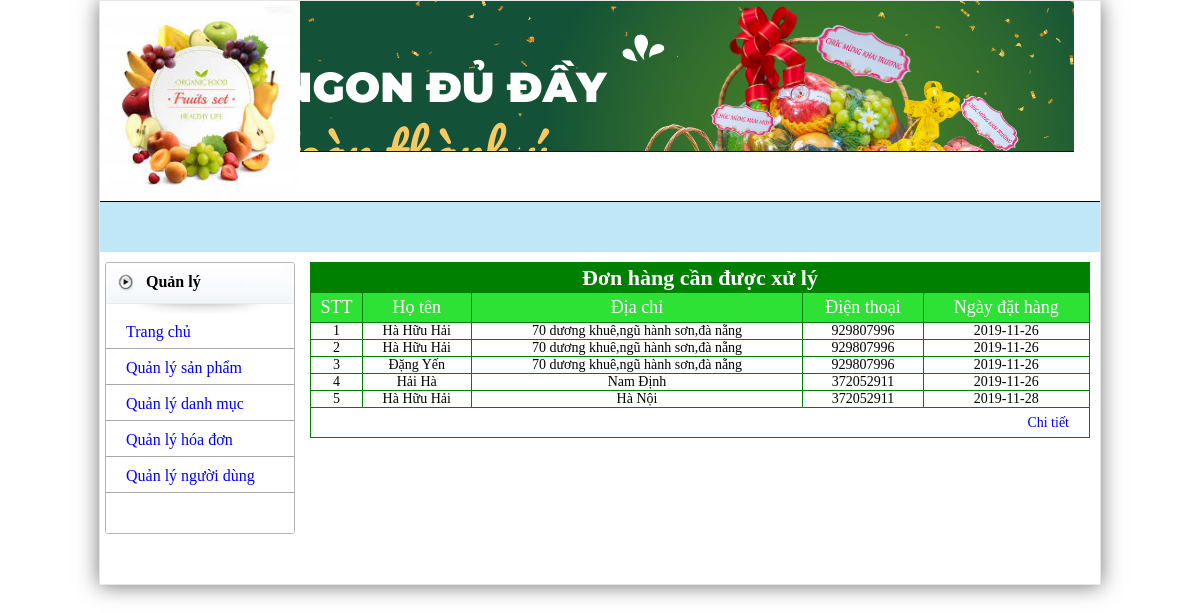
/admin/admin.php, run on the app's committed database.
### tables this page shows
CREATE TABLE `hoadon` (
  `mahd` int(11) NOT NULL,
  `idnd` int(11) DEFAULT NULL,
  `hoten` varchar(50) NOT NULL,
  `diachi` varchar(50) NOT NULL,
  `dienthoai` int(11) NOT NULL,
  `email` varchar(255) NOT NULL,
  `ngaydathang` date NOT NULL,
  `trangthai` int(11) NOT NULL
);

### admin/content_admin.php (the view, shortened to what this page needs)
<?php
if(isset($_GET['admin']))
	switch($_GET['admin'])
	{
		case 'hienthisp':
			include ("sanpham.php");
			break;
		case 'themsp':
			include ("them_sanpham.php");
			break;
		case 'suasp':
			include ("sua_sanpham.php");
			break;
		case 'hienthidm':
			include ("danhmuc.php");
			break;
		case 'themdm':
			include ("them_danhmuc.php");
			break;
		case 'suadm':
			include ("sua_danhmuc.php");
			break;
		case 'hienthind':
			include ("nguoidung.php");
			break;
		case 'themnd':
			include ("them_nguoidung.php");
			break;
		case 'suand':
			include ("sua_nguoidung.php");
			break;
			case 'xulyhd':
			include ("xulyhd.php");
			break;
		case 'hienthitt':
			include ("tintuc.php");
			break;
		case 'themtt':
			include ("them_tintuc.php");
			break;
		case 'suatt':
			include ("sua_tintuc.php");
			break;
		case 'hienthiht':
			include ("hotro.php");
			break;
		case 'hienthihd':
			include ("hoadon.php");
			break;
		case 'chitiethoadon':
			include ("chitiethoadon.php");
			break;
		case 'xulyht':
			include ("xulyht.php");
			break;
		case 'xulysp':
			include ("xulysp.php");
			break;
		case 'xulytt':
			include ("xulytt.php");
			break;
		default:
			include ("sanpham.php");
			break;
	}
	else
	{
	?>
		<div id="admincon">
			<div id="sanphammoi">
				<table>
					<tr class="sanphammoitheongay">
						<td colspan=6>Đơn hàng cần được xử lý</td>
					</tr>
					<tr class="tieudespmoi">
						<td>STT</td>
						<td>Họ tên</td>
						<td>Địa chỉ</td>
						<td>Điện thoại</td>
						<td>Ngày đặt hàng</td>
					</tr>
					<?php
						$i=1;
						$sql=mysqli_query($link,"select * from hoadon where trangthai='1'");
						while($row=mysqli_fetch_array($sql))
						{
					?>
					<tr>
						<td><?php echo $i++; ?></td>
						<td><?php echo $row['hoten'] ?></td>
						<td><?php echo $row['diachi'] ?></td>
						<td><?php echo $row['dienthoai'] ?></td>
						<td><?php echo $row['ngaydathang'] ?></td>
					</tr>
					<?php } ?>
					<tr>
						<td colspan=6 align="right" style="padding-right:20px; height:30px;"><a href="admin.php?admin=hienthihd">Chi tiết</a></td>
					</tr>
				</table>
			</div>
		</div>
	<?php
	}
?>

### admin/css/index.css (style rules this page uses)
* { margin:0; padding:0; }
table { margin: 0; padding: 0; text-indent:0; }
body { font-family:tahoma; }
a { text-decoration:none; }
#admincon { width:780px; height:auto; overflow:hidden; }
#sanphammoi { width:100%; height:auto; overflow:hidden; }
#sanphammoi table { width:100%; border-collapse:collapse;font-size:14px; }
#sanphammoi tr { text-align:center; }
#sanphammoi tr td { border:1px solid green; }
#sanphammoi tr.tieudespmoi { color:white; background: #2de135; height:30px; font-size:18px; }
#sanphammoi tr.sanphammoitheongay { background:green; height:30px; text-align:center; color:white;font-size:22px; font-weight:bold; }

### data on the page
hoadon: hoten "Hà Hữu Hải", diachi "70 dương khuê,ngũ hành sơn,đà nẵng", dienthoai "929807996", ngaydathang "2019-11-26"
hoadon: hoten "Hà Hữu Hải", diachi "70 dương khuê,ngũ hành sơn,đà nẵng", dienthoai "929807996", ngaydathang "2019-11-26"
hoadon: hoten "Đặng Yến", diachi "70 dương khuê,ngũ hành sơn,đà nẵng", dienthoai "929807996", ngaydathang "2019-11-26"
hoadon: hoten "Hải Hà", diachi "Nam Định", dienthoai "372052911", ngaydathang "2019-11-26"
hoadon: hoten "Hà Hữu Hải", diachi "Hà Nội", dienthoai "372052911", ngaydathang "2019-11-28"
